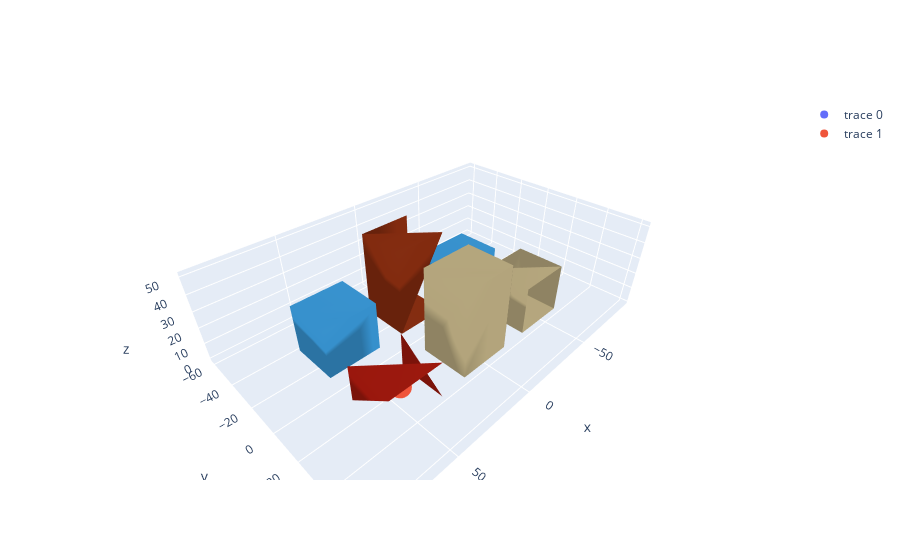

Notebook code for this chart:
### Code cell
@jax.jit
def random_tx_rx(base_scene: TriangleScene, *, key: PRNGKeyArray) -> TriangleScene:
    scene = base_scene
    bounding_box = scene.mesh.bounding_box
    key_tx, key_rx = jax.random.split(key, 2)
    scene = eqx.tree_at(
        lambda s: s.transmitters,
        scene,
        sample_points_in_bounding_box(bounding_box, key=key_tx),
    )
    return eqx.tree_at(
        lambda s: s.receivers,
        scene,
        sample_points_in_bounding_box(bounding_box, key=key_rx),
    )


def random_scene(base_scene: TriangleScene, *, key: PRNGKeyArray) -> TriangleScene:
    scene = base_scene
    key_tx_rx, key_num_triangles, key_sample_triangles = jax.random.split(key, 3)
    scene = random_tx_rx(scene, key=key_tx_rx)
    num_triangles = scene.mesh.num_triangles
    num_triangles = jax.random.randint(
        key_num_triangles, (), num_triangles // 2, num_triangles
    )
    return eqx.tree_at(
        lambda s: s.mesh,
        scene,
        scene.mesh.sample(int(num_triangles), key=key_sample_triangles),
    )


def random_scenes(
    base_scene: TriangleScene, *, key: PRNGKeyArray
) -> Iterator[TriangleScene]:
    while True:
        key, key_to_use = jax.random.split(key, 2)

        yield random_scene(base_scene, key=key_to_use)


@jax.jit
def scene_2_sample(scene: TriangleScene) -> Float[Array, "2+num_triangles*3 3"]:
    return jnp.concatenate(
        (
            scene.transmitters.reshape(-1, 3),
            scene.receivers.reshape(-1, 3),
            scene.mesh.triangle_vertices.reshape(-1, 3),
        ),
        axis=0,
    )


key = jax.random.key(1234)

with reuse() as fig:
    scene = random_scene(base_scene, key=key)
    scene.plot()

    print(scene_2_sample(scene))

    for i in range(3):
        scene.compute_paths(order=i).plot()

fig

### Figure 1 — Plotly figure (JSON) as saved in the notebook; plotly's stock layout.template omitted (floating-point values rounded to 4 significant figures; data arrays with more than 128 entries replaced by an {"elided": "..."} marker saying what was removed)
{"data": [{"mode": "markers+text", "text": "tx", "type": "scatter3d", "x": [-70.4], "y": [11.17], "z": [7.713]}, {"mode": "markers+text", "text": "rx", "type": "scatter3d", "x": [49.4], "y": [28.43], "z": [12.16]}, {"facecolor": {"elided": "51x3 float values"}, "i": [4, 18, 73, 35, 0, 24, 21, 66, 56, 5, 75, 5, 42, 49, 38, 4, 3, 33, 59, 19, 17, 10, 38, 32, 70, 33, 31, 66, 46, 61, 45, 46, 56, 60, 61, 7, 24, 31, 7, 28, 59, 42, 49, 47, 19, 17, 47, 35, 32, 0, 74], "j": [12, 27, 74, 36, 2, 19, 20, 63, 58, 6, 74, 4, 43, 48, 35, 13, 4, 34, 60, 18, 18, 5, 33, 40, 72, 32, 30, 61, 54, 62, 46, 55, 57, 69, 60, 8, 21, 32, 6, 30, 58, 44, 50, 48, 20, 16, 46, 34, 41, 1, 83], "k": [13, 20, 75, 37, 3, 21, 22, 67, 59, 7, 76, 6, 44, 50, 39, 6, 5, 35, 61, 20, 19, 7, 35, 41, 73, 34, 32, 63, 55, 63, 47, 48, 58, 62, 62, 9, 25, 33, 8, 31, 60, 45, 51, 49, 21, 18, 48, 36, 34, 2, 76], "type": "mesh3d", "x": [-62.11, -62.11, -62.11, -62.11, -30.99, -30.99, -30.99, -30.99, -62.11, -62.11, -62.11, -62.11, -62.11, -62.11, -15.12, -15.12, -15.12, -15.12, 16.0, 16.0, 16.0, 16.0, -15.12, -15.12, -15.12, -15.12, -15.12, -15.12, 31.52, 31.52, 31.52, 31.52, 62.64, 62.64, 62.64, 62.64, 31.52, 31.52, 31.52, 31.52, 31.52, 31.52, -15.12, -15.12, -15.12, -15.12, 16.0, 16.0, 16.0, 16.0, -15.12, -15.12, -15.12, -15.12, -15.12, -15.12, -62.41, -62.41, -62.41, -62.41, -31.29, -31.29, -31.29, -31.29, -62.41, -62.41, -62.41, -62.41, -62.41, -62.41, 32.36, 32.36, 32.36, 32.36, 63.48, 63.48, 63.48, 63.48, 32.36, 32.36, 32.36, 32.36, 32.36, 32.36, -93.97, 92.43, 92.43, -93.97], "y": [-8.613, -8.613, -36.5, -36.5, -36.5, -36.5, -8.613, -8.613, -8.613, -8.613, -36.5, -8.613, -36.5, -8.613, -8.613, -8.613, -36.5, -36.5, -36.5, -36.5, -8.613, -8.613, -8.613, -8.613, -36.5, -8.613, -36.5, -8.613, -8.613, -8.613, -36.5, -36.5, -36.5, -36.5, -8.613, -8.613, -8.613, -8.613, -36.5, -8.613, -36.5, -8.613, 37.46, 37.46, 9.572, 9.572, 9.572, 9.572, 37.46, 37.46, 37.46, 37.46, 9.572, 37.46, 9.572, 37.46, 37.46, 37.46, 9.572, 9.572, 9.572, 9.572, 37.46, 37.46, 37.46, 37.46, 9.572, 37.46, 9.572, 37.46, 38.22, 38.22, 10.34, 10.34, 10.34, 10.34, 38.22, 38.22, 38.22, 38.22, 10.34, 38.22, 10.34, 38.22, 60.81, 60.81, -60.33, -60.33], "z": [-0.03079, 21.82, 21.82, -0.03079, 21.82, -0.03079, 21.82, -0.03079, 21.82, -0.03079, -0.03079, -0.03079, 21.82, 21.82, -0.03079, 50.94, 50.94, -0.03079, 50.94, -0.03079, 50.94, -0.03079, 50.94, -0.03079, -0.03079, -0.03079, 50.94, 50.94, -0.03079, 29.1, 29.1, -0.03079, 29.1, -0.03079, 29.1, -0.03079, 29.1, -0.03079, -0.03079, -0.03079, 29.1, 29.1, -0.03079, 50.94, 50.94, -0.03079, 50.94, -0.03079, 50.94, -0.03079, 50.94, -0.03079, -0.03079, -0.03079, 50.94, 50.94, -0.03079, 29.1, 29.1, -0.03079, 29.1, -0.03079, 29.1, -0.03079, 29.1, -0.03079, -0.03079, -0.03079, 29.1, 29.1, -0.03079, 21.82, 21.82, -0.03079, 21.82, -0.03079, 21.82, -0.03079, 21.82, -0.03079, -0.03079, -0.03079, 21.82, 21.82, -0.03079, -0.03079, -0.03079, -0.03079]}], "layout": {}}
